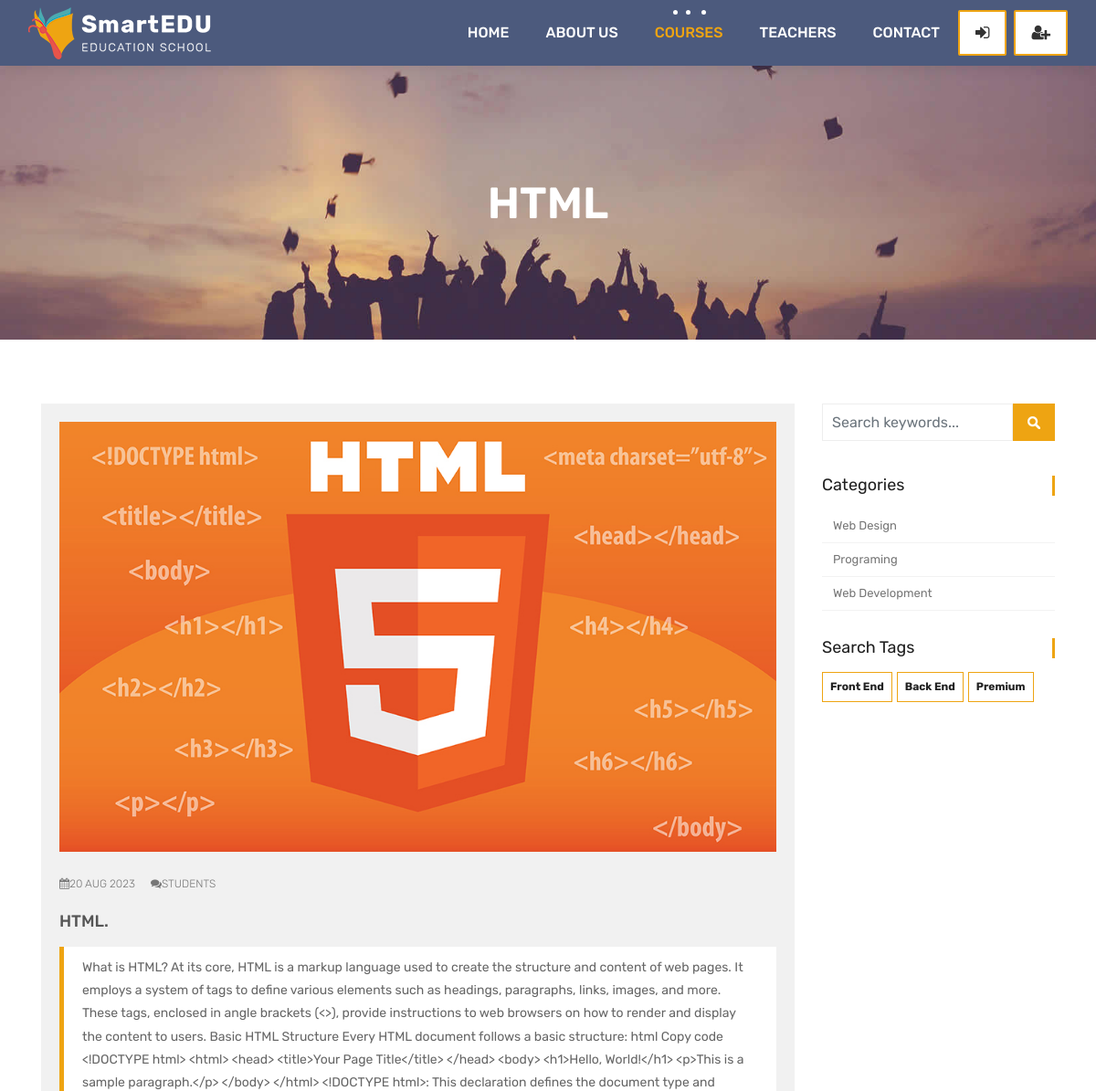
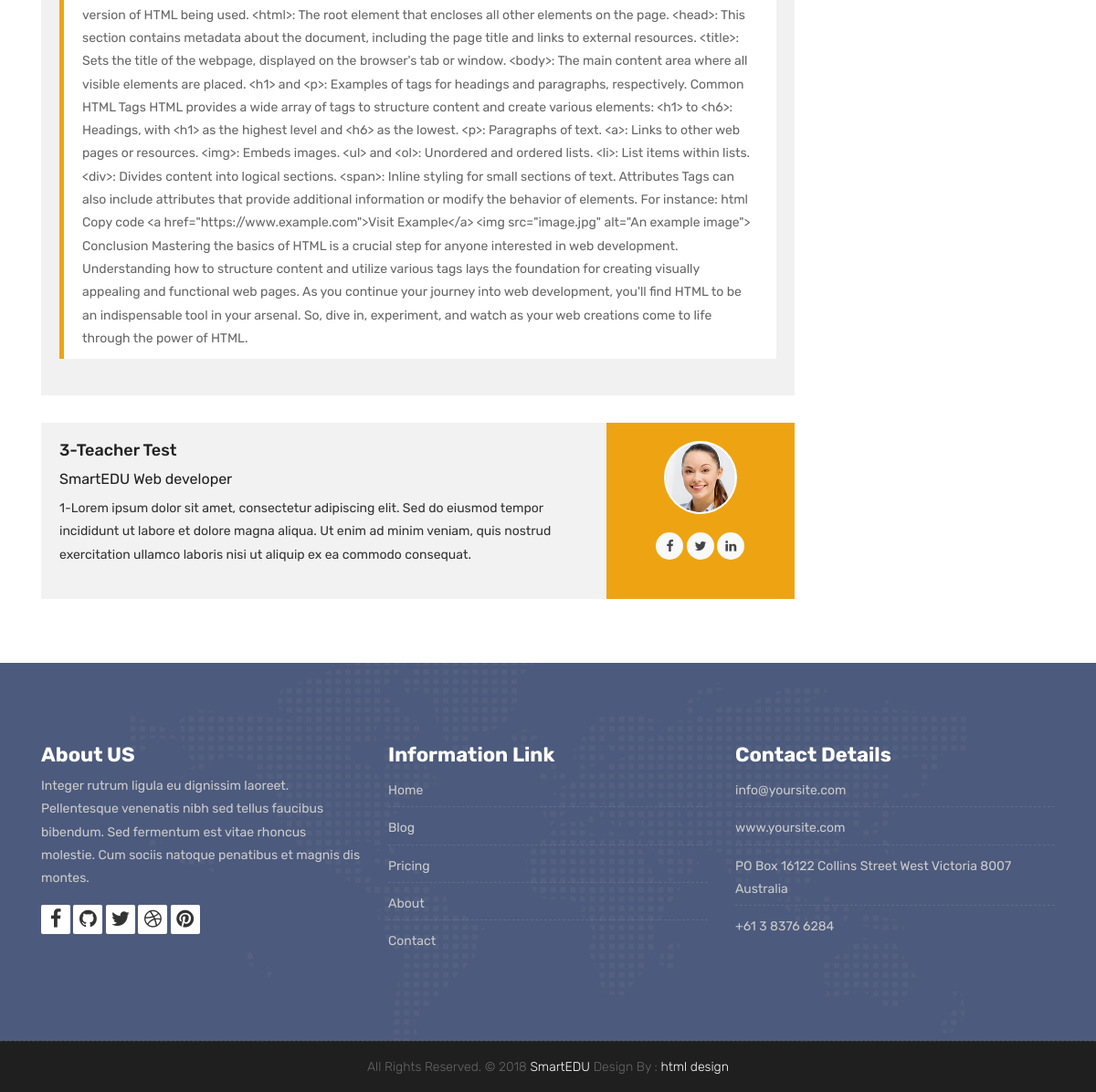
Screenshot of /courses/web-design/1 with the database file from the repository (2 pictures, top to bottom).
### courses/models.py (models this page shows, shortened)
class Course(models.Model):
    teacher=models.ForeignKey(Teacher,null=True, on_delete=models.CASCADE)
    name = models.CharField(max_length=200, unique=True, verbose_name="Kurs Adı", help_text="Kurs adını yazınız ")
    category = models.ForeignKey(Category,null=True, on_delete=models.DO_NOTHING)
    tags = models.ManyToManyField(Tag, blank=True, null=True)
    students = models.ManyToManyField(User, blank=True, related_name='courses_joined')
    description= models.TextField(blank=True, null=True)
    image= models.ImageField(upload_to="courses/%Y/%m/%d/", default="courses/default-image.jpg")
    date = models.DateTimeField(auto_now=True)
    available = models.BooleanField(default=True)

class Category(models.Model):
    name = models.CharField(max_length=50, null=True)
    slug = models.SlugField(max_length=50, unique=True, null=True)

class Tag(models.Model):
    name = models.CharField(max_length=50, null=True)
    slug = models.SlugField(max_length=50, unique=True, null=True)

### teachers/models.py (models this page shows, shortened)
class Teacher(models.Model):
    name=models.CharField(max_length=50)
    title = models.CharField(max_length=50)
    description = models.TextField(blank=True)
    image = models.ImageField(upload_to="courses/%Y/%m/%d/")
    facebook=models.URLField(max_length=100, blank=True)
    Twitter = models.URLField(max_length=100, blank=True)
    Linkedin = models.URLField(max_length=100, blank=True)
    Youtube = models.URLField(max_length=100, blank=True)

### courses/views.py (the view)
# urls.py: path('<slug:category_slug>/<int:course_id>', views.course_detail, name='course_detail'),
def course_detail(request, category_slug, course_id):
    current_user = request.user
    course = Course.objects.get(category__slug=category_slug, id=course_id)
    courses = Course.objects.all().order_by('-date')
    categories = categories = Category.objects.all()
    tags = Tag.objects.all()
    if current_user.is_authenticated:
        enrolled_courses = current_user.courses_joined.all()
    else:
        enrolled_courses = courses
    context={
        'course':course,
        'enrolled_courses': enrolled_courses,
        'categories':categories,
        'tags':tags
    }
    return render(request, 'course.html', context)

### templates/course.html (shortened to what this page needs)
{% extends 'partials/_base.html' %}
{% load static %}
{% block content %}
<div class="all-title-box">
    <div class="container text-center">
        <h1>{{course.name}}</h1>
    </div>
</div>
<div id="overviews" class="section wb">
    <div class="container">
        <div class="row">
            <div class="col-lg-9 blog-post-single">
                <div class="blog-item">
                    <div class="image-blog">
                        <img src="{{course.image.url}}" alt="" class="img-fluid">
                    </div>
                    <div class="post-content">
                        <div class="meta-info-blog">
                            <span><i class="fa fa-calendar"></i>{{course.date| date:"d M Y"}} </span>
                            <span><i class="fa fa-comments"></i>Students</span>
                        </div>
                        <div class="blog-title">
                            <h2><a href="#" title="">{{course.name}}.</a></h2>
                        </div>
                        <div class="blog-desc">
                            <blockquote class="default">
                                {{course.description}}
                            </blockquote>
                        </div>
                    </div>
                </div>
                <div class="blog-author">
                    <div class="author-bio">
                        <h3 class="author_name"><a href="{% url 'teacher_detail' course.teacher.pk %}">{{course.teacher.name}}</a>
                        </h3>
                        <h5>SmartEDU {{course.teacher.title}}</h5>
                        <p class="author_det">
                            {{course.teacher.description}}
                        </p>
                    </div>
                    <div class="author-desc">
                        <img src="{{course.teacher.image.url}}" alt="about author">
                        <ul class="author-social">
                            <li><a href="{{course.teacher.facebook}}"><i class="fa fa-facebook"></i></a></li>
                            <li><a href="{{course.teacher.twitter}}"><i class="fa fa-twitter"></i></a></li>
                            <li><a href="{{course.teacher.linkedin}}"><i class="fa fa-linkedin"></i></a></li>
                        </ul>
                    </div>
                </div>
            </div>
            <div class="col-lg-3 col-12 right-single">
                <div class="widget-search">
                    <div class="site-search-area">
                        <form method="get" id="site-searchform" action="#">
                            <div>
                                <input class="input-text form-control" name="search-k" id="search-k"
                                       placeholder="Search keywords..." type="text">
                                <input id="searchsubmit" value="Search" type="submit">
                            </div>
                        </form>
                    </div>
                </div>
                <div class="widget-categories">
                    <h3 class="widget-title">Categories</h3>
                    <ul>
                        {% for category in categories %}
                        <li><a href="{% url 'courses_by_category' category.slug %}">{{category.name}}</a></li>
                        {% endfor %}
                    </ul>
                </div>
                <div class="widget-tags">
                    <h3 class="widget-title">Search Tags</h3>
                    <ul class="tags">
                        {% for tag in tags %}
                            <li><a href="{% url 'courses_by_tag' tag.slug %}"><b>{{tag.name}}</b></a></li>
                        {% endfor %}
                    </ul>
                </div>
            </div>
        </div>
    </div>
</div>
{% endblock %}

### rows the page displays
Course: name "HTML", image (picture), date "20 AUG 2023", description "What is HTML? At its core, HTML is a markup language used to create the structure and content of web pages. It employs a system of tags to define various elements such as headings, paragraphs, links, images, and more. These tags, enclosed in angle brackets (<>), provide instructions to web browsers on how to render and display the content to users. Basic HTML Structure Every HTML document follows a basic structure: html Copy code <!DOCTYPE html> <html> <head> <title>Your Page Title</title> </head> <body> <h1>Hello, World!</h1> <p>This is a sample paragraph.</p> </body> </html> <!DOCTYPE html>: This declaration defines the document type and version of HTML being used. <html>: The root…", teacher.name "3-Teacher Test", teacher "Web developer", teacher.description "1-Lorem ipsum dolor sit amet, consectetur adipiscing elit. Sed do eiusmod tempor incididunt ut labore et dolore magna aliqua. Ut enim ad minim veniam, quis nostrud exercitation ullamco laboris nisi ut aliquip ex ea commodo consequat.", teacher.image (picture)
Category: name "Web Design"
Category: name "Programing"
Category: name "Web Development"
Tag: name "Front End"
Tag: name "Back End"
Tag: name "Premium"
